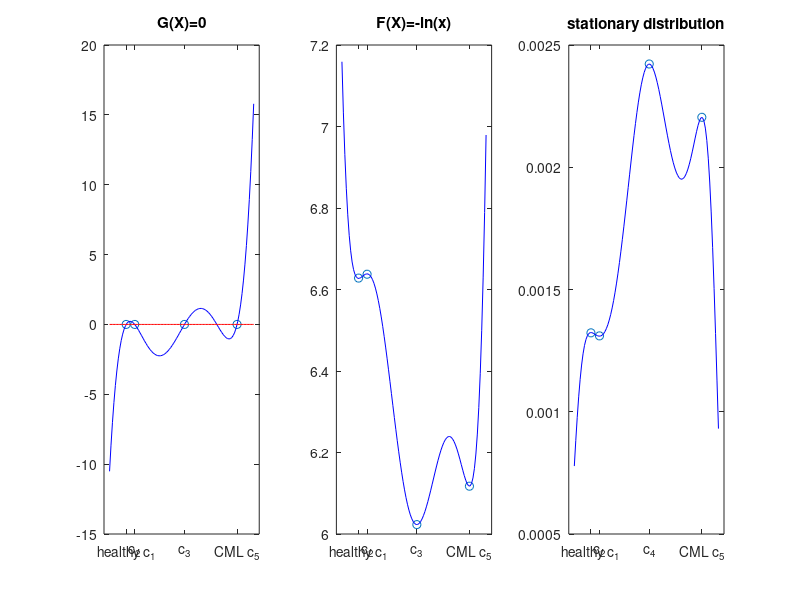

This chart was generated by the following MATLAB code: (Note: this script raises an error after producing the figure.)
clear

 %x0 = [-129, -108, -66, -33, 19]';
 %x0 = [-129, -108,  -66, 19]'; %remove unstable point c2
 %x0 = [-129, -66, -33, 19]'; %remove unstable point c4

%x0 = [-96.16223, -66.43368, -17.11132, 22.75195, 75.45256]'; %rotated space 
%x0 = [-96.16223, -66.43368, -17.11132,  75.45256]'; %rotated space remove c2

%x0 = [-99.31529, -69.45024, -19.42626, 38.06397, 70.16891]'; %rotated space adjusted bandwidth
%x0 = [-99.31529, -69.45024, -19.42626, 70.16891]'; %rotated space adjusted bandwidth 

%%%%%%%%%%%%%%%%%%%%%%May 5th 2023 values%%%%%%%%%%%%%%%%%%%%%%%%%%%%%%%%%
%x0 = [-208.51554, -125.45624, -43.88014, 111.85604, 138.55368]'; %rotated space only nonzero genes 
x0 = [-208.51554, -43.88014, 111.85604, 138.55368]'; %rotated space only nonzero genes  

%TKI
%x0 = [-266.27847, -249.44004, -160.75767, 32.32295, 137.84375]';
%x0 = [-266.27847, -249.44004, -160.75767, 137.84375]';

%Tet off/on
%x0 = [-135.983923, 3.012764, 112.561001]';

%remap [-129 19] interval to [0 1] with linear transformation
%[-129, 0], [19, 1]
A = 1;
B = 0; 

m = (B-A) / (x0(end)-x0(1));

x = m.*(x0-x0(1)) + A;


%f = [0.00315, 0.00225, 0.00815, 0.00325, 0.00485]';
% outlierfactor = 1; 
%f = [0.00315, 0.00225, 0.00815,  outlierfactor*0.00485]'; %remove unstable point c2
%f = [0.00315, 0.00815, 0.00325, 0.00485]'; %remove unstable point c4

%f = [0.004354416, 0.003036103, 0.007902762, 0.002272277, 0.003237811]'; %rotated space 
%f = [0.004354416, 0.003036103, 0.007902762, 0.003237811]'; %rotated space 

%f = [0.004047431, 0.75*0.003541261, 0.006633756, 0.75*0.002427884, 0.002823594]'; %rotated space adjusted bandwidth
%f = [0.004047431, 0.003541261, 0.006633756, 0.002823594]'; %rotated space adjusted bandwidth


%%%%%%%%%%%%%%%%%%%%%%May 5th 2023 values%%%%%%%%%%%%%%%%%%%%%%%%%%%%%%%%%
%f = [0.002204351, 0.002072662, 0.002422282, 0.001310297, 0.001322798]'; %rotated space only nonzero genes
f = [0.002204351, 0.002422282, 0.001310297, 0.001322798]'; %rotated space only nonzero genes

%TKI
%f = [0.0019949871, 0.0019259394, 0.0054708354, 0.0002445441, 0.0005553807]';
%f = [0.0019949871, 0.0019259394, 0.0054708354, 0.0005553807]';

%Tet off/on
%f = [0.003155247, 0.001223097, 0.003697754]';

y = -log(f);

c3 = x0(3);
%Up 6th degree polynomial
X0 = [x.^6, x.^5, x.^4, x.^3, x.^2, x, ones(size(x))]; %F
F = @(x,P)P(1)*x.^6 + P(2)*x.^5 + P(3)*x.^4 + P(4)*x.^3 + P(5)*x.^2 + P(6)*x + P(7);

%dUp 5th degree polynomial gradient spatial derivative of Up
X1 = [6*x.^5, 5*x.^4, 4*x.^3, 3*x.^2, 2*x, ones(size(y)), zeros(size(x))]; %G
G = @(x,P)6*P(1)*x.^5 + 5*P(2).*x.^4 + 4*P(3).*x.^3 + 3*P(4).*x.^2 + 2*P(5).*x + P(6);

rhs = [zeros(size(x)); y]; %G(X) = 0, F(X) = -ln(X)
a = [X1;X0]\rhs; %solve


ang = (180/(2*pi()))*acos((X0*X1')./(norm(X0)*norm(X1))); %angle between Up and dUp
 c2 = fzero(@(x) G(x,a),0.3) 
 OGc2 = ((c2 - A)./m) + x0(1)

 c4 = fzero(@(x) G(x,a),0.7) 
 OGc4 = ((c4 - A)./m) + x0(1)

X = linspace(-.15,1.15);

figure(1);
hold on
subplot(1,3,1)
plot(x,zeros(size(x)),'o') %plot critical points as zeros of G(X)
hold on
plot(X,G(X,a),'b') %plot identified G(x)
plot(X,zeros(size(X)),'r')
title('G(X)=0')
set(gca,'xtick',sort(x),'xticklabel',{'healthy c_1','c_2','c_3','CML c_5'})
subplot(1,3,2)
plot(x,y,'o') %plot critical points evaluated at potential
hold on
plot(X,F(X,a),'b')
title('F(X)=-ln(x)')
set(gca,'xtick',sort(x),'xticklabel',{'healthy c_1','c_2','c_3','CML c_5'})

subplot(1,3,3)
plot(x,f,'o')
hold on
plot(X,exp(-F(X,a)),'b')
title('stationary distribution')
set(gca,'xtick',sort(x),'xticklabel',{'healthy c_1','c_2','c_4','CML c_5'})

%%
%% Simulation of Langevin equation
alpha = 1e-2; 
t0 = 0;
tf = 20;
Ntrials = 10;
nPeriods = 100;
t_step = linspace(t0,tf,nPeriods+1);
D = 0.012;

Pot = @(t,X) -alpha*G(X,a);
Diff = @(t,X) sqrt(2*D);

langevin = sde(Pot, Diff,'StartState',0);
[S,T] = simulate(langevin, round(nPeriods), 'DeltaTime', tf/nPeriods, 'nTrials', Ntrials);

figure
subplot(1,2,1)
hold on; box on;
plot(T,squeeze(S)); 
plot([t0 tf],[x(1) x(1)],'k')
plot([t0 tf],[x(2) x(2)],'k')
plot([t0 tf],[x(3) x(3)],'k')
plot([t0 tf],[x(4) x(4)],'k')

xlabel('t')
ylabel('x')
set(gca,'ylim',[-.5 1.25],'xlim',[t0 tf],'ytick',sort(x),'yticklabel',{'healthy c_1','c_2','c_3','CML c_5'})
ax = gca; 
%ax.ColorOrder = mycolors;

subplot(1,2,2)
hold on; box on;
plot(squeeze(S(end,1,:)),alpha*F(squeeze(S(end,1,:)),a),'o')
plot(x,alpha*y,'o') %plot critical points evaluated at potential
plot(X,alpha*F(X,a),'k')
title('U_p(x)')
set(gca,'xtick',sort(x),'xticklabel',{'healthy c_1','c_2','c_3','CML c_5'})
colororder(gca,ax.ColorOrder)

%%
% p = plot(nan,nan);
% p.XData = t_step;
% for n = 1:NPeriods
%       p.YData = x.^n;
%       exportgraphics(gcf,'testAnimated.gif','Append',true);
% end